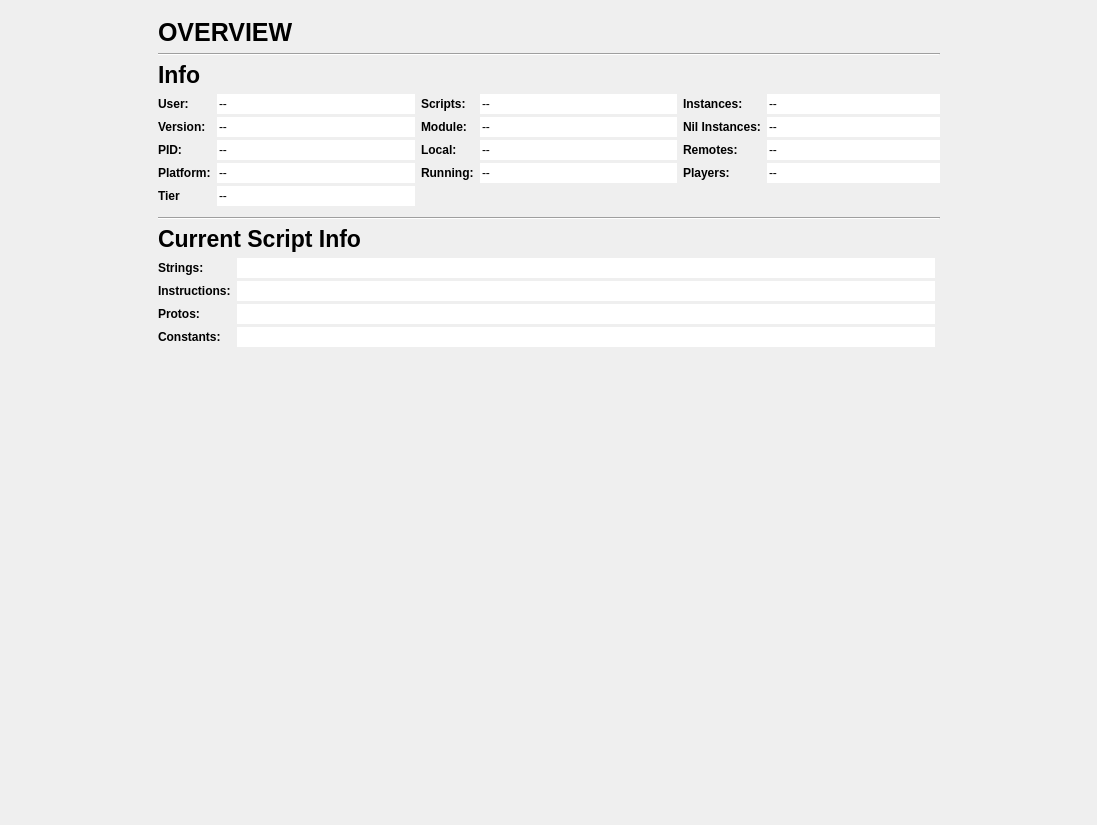
<?xml version="1.0" encoding="UTF-8"?>
<ui version="4.0">
 <class>Dashboard</class>
 <widget class="QDockWidget" name="Dashboard">
  <property name="geometry">
   <rect>
    <x>0</x>
    <y>0</y>
    <width>1097</width>
    <height>825</height>
   </rect>
  </property>
  <property name="windowTitle">
   <string>Dashboard</string>
  </property>
  <widget class="QWidget" name="dockWidgetContents">
   <layout class="QHBoxLayout" name="horizontalLayout">
    <item>
     <widget class="QScrollArea" name="scrollArea">
      <property name="frameShape">
       <enum>QFrame::NoFrame</enum>
      </property>
      <property name="frameShadow">
       <enum>QFrame::Plain</enum>
      </property>
      <property name="verticalScrollBarPolicy">
       <enum>Qt::ScrollBarAlwaysOff</enum>
      </property>
      <property name="horizontalScrollBarPolicy">
       <enum>Qt::ScrollBarAlwaysOff</enum>
      </property>
      <property name="widgetResizable">
       <bool>true</bool>
      </property>
      <widget class="QWidget" name="scrollAreaWidgetContents">
       <property name="geometry">
        <rect>
         <x>0</x>
         <y>0</y>
         <width>1079</width>
         <height>788</height>
        </rect>
       </property>
       <layout class="QHBoxLayout" name="horizontalLayout_5">
        <property name="spacing">
         <number>0</number>
        </property>
        <property name="leftMargin">
         <number>0</number>
        </property>
        <property name="topMargin">
         <number>0</number>
        </property>
        <property name="rightMargin">
         <number>0</number>
        </property>
        <property name="bottomMargin">
         <number>0</number>
        </property>
        <item>
         <spacer name="horizontalSpacer">
          <property name="orientation">
           <enum>Qt::Horizontal</enum>
          </property>
          <property name="sizeHint" stdset="0">
           <size>
            <width>39</width>
            <height>20</height>
           </size>
          </property>
         </spacer>
        </item>
        <item>
         <widget class="QFrame" name="mainFrame">
          <property name="minimumSize">
           <size>
            <width>800</width>
            <height>0</height>
           </size>
          </property>
          <property name="frameShape">
           <enum>QFrame::NoFrame</enum>
          </property>
          <property name="frameShadow">
           <enum>QFrame::Plain</enum>
          </property>
          <layout class="QVBoxLayout" name="verticalLayout">
           <item>
            <widget class="QLabel" name="label">
             <property name="font">
              <font>
               <pointsize>19</pointsize>
               <bold>true</bold>
              </font>
             </property>
             <property name="text">
              <string>OVERVIEW</string>
             </property>
             <property name="textInteractionFlags">
              <set>Qt::LinksAccessibleByMouse|Qt::TextSelectableByMouse</set>
             </property>
            </widget>
           </item>
           <item>
            <widget class="Line" name="line">
             <property name="orientation">
              <enum>Qt::Horizontal</enum>
             </property>
            </widget>
           </item>
           <item>
            <widget class="QLabel" name="label_2">
             <property name="font">
              <font>
               <pointsize>17</pointsize>
               <bold>true</bold>
              </font>
             </property>
             <property name="text">
              <string>Info</string>
             </property>
             <property name="textInteractionFlags">
              <set>Qt::LinksAccessibleByMouse|Qt::TextSelectableByMouse</set>
             </property>
            </widget>
           </item>
           <item>
            <layout class="QHBoxLayout" name="horizontalLayout_2">
             <item>
              <layout class="QFormLayout" name="formLayout">
               <property name="fieldGrowthPolicy">
                <enum>QFormLayout::ExpandingFieldsGrow</enum>
               </property>
               <property name="labelAlignment">
                <set>Qt::AlignLeading|Qt::AlignLeft|Qt::AlignVCenter</set>
               </property>
               <property name="verticalSpacing">
                <number>3</number>
               </property>
               <item row="0" column="0">
                <widget class="QLabel" name="label_3">
                 <property name="font">
                  <font>
                   <bold>true</bold>
                  </font>
                 </property>
                 <property name="text">
                  <string>User:</string>
                 </property>
                 <property name="textInteractionFlags">
                  <set>Qt::LinksAccessibleByMouse|Qt::TextSelectableByMouse</set>
                 </property>
                </widget>
               </item>
               <item row="0" column="1">
                <widget class="QLineEdit" name="fileEdit">
                 <property name="text">
                  <string>--</string>
                 </property>
                 <property name="frame">
                  <bool>false</bool>
                 </property>
                 <property name="readOnly">
                  <bool>true</bool>
                 </property>
                </widget>
               </item>
               <item row="1" column="0">
                <widget class="QLabel" name="label_10">
                 <property name="font">
                  <font>
                   <bold>true</bold>
                  </font>
                 </property>
                 <property name="text">
                  <string>Version:</string>
                 </property>
                 <property name="textInteractionFlags">
                  <set>Qt::LinksAccessibleByMouse|Qt::TextSelectableByMouse</set>
                 </property>
                </widget>
               </item>
               <item row="1" column="1">
                <widget class="QLineEdit" name="formatEdit">
                 <property name="text">
                  <string>--</string>
                 </property>
                 <property name="frame">
                  <bool>false</bool>
                 </property>
                 <property name="readOnly">
                  <bool>true</bool>
                 </property>
                </widget>
               </item>
               <item row="2" column="0">
                <widget class="QLabel" name="label_19">
                 <property name="font">
                  <font>
                   <bold>true</bold>
                  </font>
                 </property>
                 <property name="text">
                  <string>PID:</string>
                 </property>
                 <property name="textInteractionFlags">
                  <set>Qt::LinksAccessibleByMouse|Qt::TextSelectableByMouse</set>
                 </property>
                </widget>
               </item>
               <item row="2" column="1">
                <widget class="QLineEdit" name="bitsEdit">
                 <property name="text">
                  <string>--</string>
                 </property>
                 <property name="frame">
                  <bool>false</bool>
                 </property>
                 <property name="readOnly">
                  <bool>true</bool>
                 </property>
                </widget>
               </item>
               <item row="3" column="0">
                <widget class="QLabel" name="label_15">
                 <property name="font">
                  <font>
                   <bold>true</bold>
                  </font>
                 </property>
                 <property name="text">
                  <string>Platform:</string>
                 </property>
                 <property name="textInteractionFlags">
                  <set>Qt::LinksAccessibleByMouse|Qt::TextSelectableByMouse</set>
                 </property>
                </widget>
               </item>
               <item row="3" column="1">
                <widget class="QLineEdit" name="classEdit">
                 <property name="text">
                  <string>--</string>
                 </property>
                 <property name="frame">
                  <bool>false</bool>
                 </property>
                 <property name="readOnly">
                  <bool>true</bool>
                 </property>
                </widget>
               </item>
               <item row="4" column="0">
                <widget class="QLabel" name="label_11">
                 <property name="font">
                  <font>
                   <bold>true</bold>
                  </font>
                 </property>
                 <property name="text">
                  <string>Tier</string>
                 </property>
                 <property name="textInteractionFlags">
                  <set>Qt::LinksAccessibleByMouse|Qt::TextSelectableByMouse</set>
                 </property>
                </widget>
               </item>
               <item row="4" column="1">
                <widget class="QLineEdit" name="modeEdit">
                 <property name="text">
                  <string>--</string>
                 </property>
                 <property name="frame">
                  <bool>false</bool>
                 </property>
                 <property name="readOnly">
                  <bool>true</bool>
                 </property>
                </widget>
               </item>
              </layout>
             </item>
             <item>
              <layout class="QFormLayout" name="formLayout_6">
               <property name="fieldGrowthPolicy">
                <enum>QFormLayout::ExpandingFieldsGrow</enum>
               </property>
               <property name="labelAlignment">
                <set>Qt::AlignLeading|Qt::AlignLeft|Qt::AlignVCenter</set>
               </property>
               <property name="verticalSpacing">
                <number>3</number>
               </property>
               <property name="topMargin">
                <number>0</number>
               </property>
               <item row="0" column="0">
                <widget class="QLabel" name="label_5">
                 <property name="font">
                  <font>
                   <bold>true</bold>
                  </font>
                 </property>
                 <property name="text">
                  <string>Scripts:</string>
                 </property>
                 <property name="textInteractionFlags">
                  <set>Qt::LinksAccessibleByMouse|Qt::TextSelectableByMouse</set>
                 </property>
                </widget>
               </item>
               <item row="0" column="1">
                <widget class="QLineEdit" name="fdEdit_2">
                 <property name="text">
                  <string>--</string>
                 </property>
                 <property name="frame">
                  <bool>false</bool>
                 </property>
                 <property name="readOnly">
                  <bool>true</bool>
                 </property>
                </widget>
               </item>
               <item row="1" column="0">
                <widget class="QLabel" name="label_23">
                 <property name="font">
                  <font>
                   <bold>true</bold>
                  </font>
                 </property>
                 <property name="text">
                  <string>Module:</string>
                 </property>
                 <property name="textInteractionFlags">
                  <set>Qt::LinksAccessibleByMouse|Qt::TextSelectableByMouse</set>
                 </property>
                </widget>
               </item>
               <item row="1" column="1">
                <widget class="QLineEdit" name="baddrEdit_2">
                 <property name="text">
                  <string>--</string>
                 </property>
                 <property name="frame">
                  <bool>false</bool>
                 </property>
                 <property name="readOnly">
                  <bool>true</bool>
                 </property>
                </widget>
               </item>
               <item row="2" column="0">
                <widget class="QLabel" name="label_24">
                 <property name="font">
                  <font>
                   <bold>true</bold>
                  </font>
                 </property>
                 <property name="text">
                  <string>Local:</string>
                 </property>
                 <property name="textInteractionFlags">
                  <set>Qt::LinksAccessibleByMouse|Qt::TextSelectableByMouse</set>
                 </property>
                </widget>
               </item>
               <item row="2" column="1">
                <widget class="QLineEdit" name="vaEdit_2">
                 <property name="text">
                  <string>--</string>
                 </property>
                 <property name="frame">
                  <bool>false</bool>
                 </property>
                 <property name="readOnly">
                  <bool>true</bool>
                 </property>
                </widget>
               </item>
               <item row="3" column="0">
                <widget class="QLabel" name="label_25">
                 <property name="font">
                  <font>
                   <bold>true</bold>
                  </font>
                 </property>
                 <property name="text">
                  <string>Running:</string>
                 </property>
                 <property name="textInteractionFlags">
                  <set>Qt::LinksAccessibleByMouse|Qt::TextSelectableByMouse</set>
                 </property>
                </widget>
               </item>
               <item row="3" column="1">
                <widget class="QLineEdit" name="canaryEdit_2">
                 <property name="text">
                  <string>--</string>
                 </property>
                 <property name="frame">
                  <bool>false</bool>
                 </property>
                 <property name="readOnly">
                  <bool>true</bool>
                 </property>
                </widget>
               </item>
              </layout>
             </item>
             <item>
              <layout class="QFormLayout" name="formLayout_4">
               <property name="fieldGrowthPolicy">
                <enum>QFormLayout::ExpandingFieldsGrow</enum>
               </property>
               <property name="labelAlignment">
                <set>Qt::AlignLeading|Qt::AlignLeft|Qt::AlignVCenter</set>
               </property>
               <property name="verticalSpacing">
                <number>3</number>
               </property>
               <property name="topMargin">
                <number>0</number>
               </property>
               <item row="0" column="0">
                <widget class="QLabel" name="label_4">
                 <property name="font">
                  <font>
                   <bold>true</bold>
                  </font>
                 </property>
                 <property name="text">
                  <string>Instances:</string>
                 </property>
                 <property name="textInteractionFlags">
                  <set>Qt::LinksAccessibleByMouse|Qt::TextSelectableByMouse</set>
                 </property>
                </widget>
               </item>
               <item row="0" column="1">
                <widget class="QLineEdit" name="fdEdit">
                 <property name="text">
                  <string>--</string>
                 </property>
                 <property name="frame">
                  <bool>false</bool>
                 </property>
                 <property name="readOnly">
                  <bool>true</bool>
                 </property>
                </widget>
               </item>
               <item row="1" column="0">
                <widget class="QLabel" name="label_20">
                 <property name="font">
                  <font>
                   <bold>true</bold>
                  </font>
                 </property>
                 <property name="text">
                  <string>Nil Instances:</string>
                 </property>
                 <property name="textInteractionFlags">
                  <set>Qt::LinksAccessibleByMouse|Qt::TextSelectableByMouse</set>
                 </property>
                </widget>
               </item>
               <item row="1" column="1">
                <widget class="QLineEdit" name="baddrEdit">
                 <property name="text">
                  <string>--</string>
                 </property>
                 <property name="frame">
                  <bool>false</bool>
                 </property>
                 <property name="readOnly">
                  <bool>true</bool>
                 </property>
                </widget>
               </item>
               <item row="2" column="0">
                <widget class="QLabel" name="label_21">
                 <property name="font">
                  <font>
                   <bold>true</bold>
                  </font>
                 </property>
                 <property name="text">
                  <string>Remotes:</string>
                 </property>
                 <property name="textInteractionFlags">
                  <set>Qt::LinksAccessibleByMouse|Qt::TextSelectableByMouse</set>
                 </property>
                </widget>
               </item>
               <item row="2" column="1">
                <widget class="QLineEdit" name="vaEdit">
                 <property name="text">
                  <string>--</string>
                 </property>
                 <property name="frame">
                  <bool>false</bool>
                 </property>
                 <property name="readOnly">
                  <bool>true</bool>
                 </property>
                </widget>
               </item>
               <item row="3" column="0">
                <widget class="QLabel" name="label_22">
                 <property name="font">
                  <font>
                   <bold>true</bold>
                  </font>
                 </property>
                 <property name="text">
                  <string>Players:</string>
                 </property>
                 <property name="textInteractionFlags">
                  <set>Qt::LinksAccessibleByMouse|Qt::TextSelectableByMouse</set>
                 </property>
                </widget>
               </item>
               <item row="3" column="1">
                <widget class="QLineEdit" name="canaryEdit">
                 <property name="text">
                  <string>--</string>
                 </property>
                 <property name="frame">
                  <bool>false</bool>
                 </property>
                 <property name="readOnly">
                  <bool>true</bool>
                 </property>
                </widget>
               </item>
              </layout>
             </item>
            </layout>
           </item>
           <item>
            <spacer name="verticalSpacer_2">
             <property name="orientation">
              <enum>Qt::Vertical</enum>
             </property>
             <property name="sizeType">
              <enum>QSizePolicy::Fixed</enum>
             </property>
             <property name="sizeHint" stdset="0">
              <size>
               <width>20</width>
               <height>5</height>
              </size>
             </property>
            </spacer>
           </item>
           <item>
            <widget class="Line" name="line_2">
             <property name="orientation">
              <enum>Qt::Horizontal</enum>
             </property>
            </widget>
           </item>
           <item>
            <layout class="QHBoxLayout" name="horizontalLayout_4" stretch="2">
             <property name="topMargin">
              <number>0</number>
             </property>
             <item>
              <layout class="QVBoxLayout" name="verticalLayout_4">
               <property name="rightMargin">
                <number>5</number>
               </property>
               <item>
                <layout class="QVBoxLayout" name="hashesVerticalLayout"/>
               </item>
               <item>
                <widget class="QLabel" name="label_9">
                 <property name="font">
                  <font>
                   <pointsize>17</pointsize>
                   <bold>true</bold>
                  </font>
                 </property>
                 <property name="text">
                  <string>Current Script Info</string>
                 </property>
                 <property name="textInteractionFlags">
                  <set>Qt::LinksAccessibleByMouse|Qt::TextSelectableByMouse</set>
                 </property>
                </widget>
               </item>
               <item>
                <layout class="QFormLayout" name="formLayout_5">
                 <property name="fieldGrowthPolicy">
                  <enum>QFormLayout::ExpandingFieldsGrow</enum>
                 </property>
                 <property name="verticalSpacing">
                  <number>3</number>
                 </property>
                 <item row="0" column="0">
                  <widget class="QLabel" name="functionsLabel">
                   <property name="font">
                    <font>
                     <bold>true</bold>
                    </font>
                   </property>
                   <property name="text">
                    <string>Strings:</string>
                   </property>
                   <property name="textInteractionFlags">
                    <set>Qt::LinksAccessibleByMouse|Qt::TextSelectableByMouse</set>
                   </property>
                  </widget>
                 </item>
                 <item row="0" column="1">
                  <widget class="QLineEdit" name="functionsLineEdit">
                   <property name="frame">
                    <bool>false</bool>
                   </property>
                   <property name="readOnly">
                    <bool>true</bool>
                   </property>
                  </widget>
                 </item>
                 <item row="1" column="0">
                  <widget class="QLabel" name="xRefsLabel">
                   <property name="font">
                    <font>
                     <bold>true</bold>
                    </font>
                   </property>
                   <property name="text">
                    <string>Instructions:</string>
                   </property>
                   <property name="textInteractionFlags">
                    <set>Qt::LinksAccessibleByMouse|Qt::TextSelectableByMouse</set>
                   </property>
                  </widget>
                 </item>
                 <item row="1" column="1">
                  <widget class="QLineEdit" name="xRefsLineEdit">
                   <property name="frame">
                    <bool>false</bool>
                   </property>
                   <property name="readOnly">
                    <bool>true</bool>
                   </property>
                  </widget>
                 </item>
                 <item row="2" column="0">
                  <widget class="QLabel" name="callsLabel">
                   <property name="font">
                    <font>
                     <bold>true</bold>
                    </font>
                   </property>
                   <property name="text">
                    <string>Protos:</string>
                   </property>
                   <property name="textInteractionFlags">
                    <set>Qt::LinksAccessibleByMouse|Qt::TextSelectableByMouse</set>
                   </property>
                  </widget>
                 </item>
                 <item row="2" column="1">
                  <widget class="QLineEdit" name="callsLineEdit">
                   <property name="frame">
                    <bool>false</bool>
                   </property>
                   <property name="readOnly">
                    <bool>true</bool>
                   </property>
                  </widget>
                 </item>
                 <item row="3" column="0">
                  <widget class="QLabel" name="stringsLabel">
                   <property name="font">
                    <font>
                     <bold>true</bold>
                    </font>
                   </property>
                   <property name="text">
                    <string>Constants:</string>
                   </property>
                   <property name="textInteractionFlags">
                    <set>Qt::LinksAccessibleByMouse|Qt::TextSelectableByMouse</set>
                   </property>
                  </widget>
                 </item>
                 <item row="3" column="1">
                  <widget class="QLineEdit" name="stringsLineEdit">
                   <property name="frame">
                    <bool>false</bool>
                   </property>
                   <property name="readOnly">
                    <bool>true</bool>
                   </property>
                  </widget>
                 </item>
                </layout>
               </item>
              </layout>
             </item>
            </layout>
           </item>
           <item>
            <spacer name="verticalSpacer">
             <property name="orientation">
              <enum>Qt::Vertical</enum>
             </property>
             <property name="sizeHint" stdset="0">
              <size>
               <width>20</width>
               <height>40</height>
              </size>
             </property>
            </spacer>
           </item>
          </layout>
         </widget>
        </item>
        <item>
         <spacer name="horizontalSpacer_2">
          <property name="orientation">
           <enum>Qt::Horizontal</enum>
          </property>
          <property name="sizeHint" stdset="0">
           <size>
            <width>40</width>
            <height>20</height>
           </size>
          </property>
         </spacer>
        </item>
       </layout>
      </widget>
     </widget>
    </item>
   </layout>
  </widget>
 </widget>
 <resources/>
 <connections/>
</ui>
